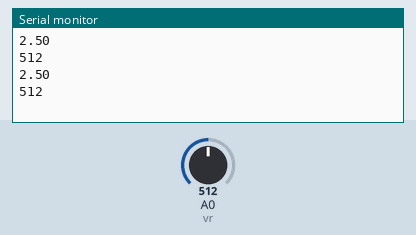
This sketch was run on a simulated Arduino Uno, built with avr-gcc and run on an emulated ATmega328P. On the bench: the last lines printed to the serial monitor. The test bench sets the inputs (shaded band); at power-on: A0 (vr) = 512.

Above: at 1.8 s.
1.9 s: A0 (vr) set to 716
At 2.8 s:
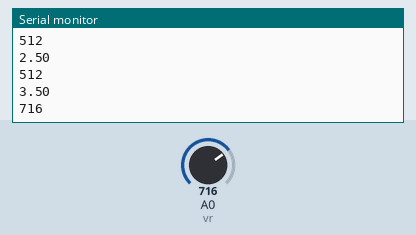
3.4 s: A0 (vr) set to 900
At 4.3 s:
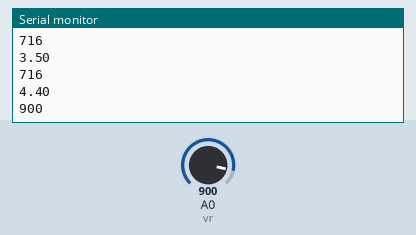
Timing chart, 0 to 6.4 s (numbered marks = the images above; inputs shaded):
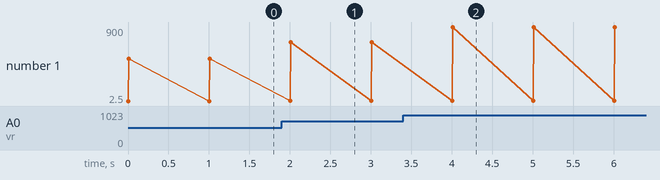

The sketch:

holiday8.ino
```cpp
int vr = A0;
int result = 0;
float regv;
void setup() {
  Serial.begin(9600);
  pinMode(A0,INPUT);

}

void loop() {
  result = analogRead(vr);
  regv = (result*5.0)/1023.0;
  Serial.println(regv);
  Serial.println(result);
  delay(1000);
  // put your main code here, to run repeatedly:

}
```

Measured:
- after the input at 1.9 s, the serial monitor: prints a new line after 0.10 s (image 1)
- after the input at 3.4 s, the serial monitor: prints a new line after 0.60 s (image 2)
- plotted number 1: 512 → 716 after the input at 1.9 s, 716 → 900 after the input at 3.4 s
